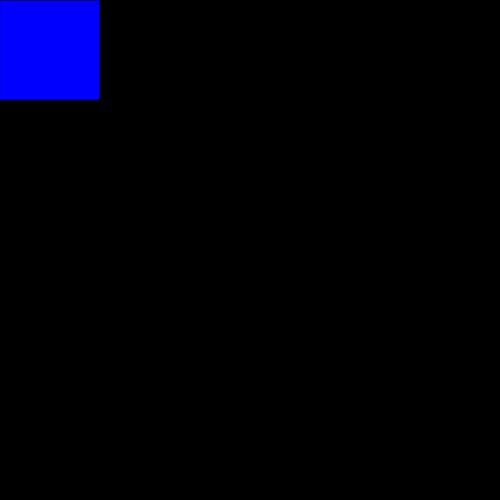
Frame 1 (no input)
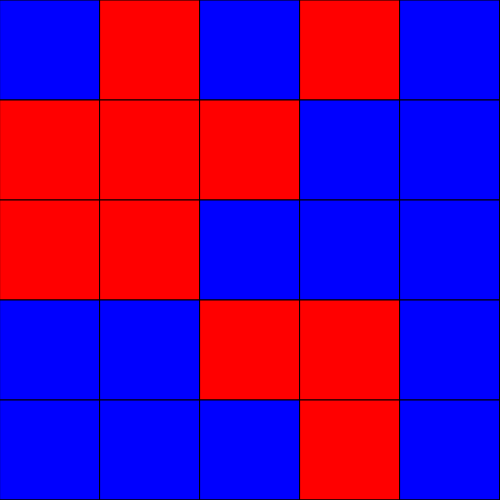
Frame 60 (no input)
Frame 120 (the mouse pressed at the canvas centre since frame 60): identical to frame 60, image omitted

The p5.js sketch that drew these frames (run headless with seeded random() and noise() and a simulated clock; from frame 60 on, the mouse is pressed at the canvas centre):

// p5.js sketch
// ── sketch.js

let lado = 100
let x = 0;
let y = 0;
let moneda;

function setup() 
{
	createCanvas(500, 500);
    background(0);
}

function draw()
{
    moneda = random(0,1.1) // 0 hasta 1 inclusive
    fill(255)
    if (moneda < 0.5){
        fill(255,0,0); //se pinta de rojo
    }else{
        fill(0,0,255) // se pinta de azul

    }

    rect(x,y,lado,lado)
    x+= lado;

    if(x>width){
        y += lado;
        x = 0;
    }



 
}
